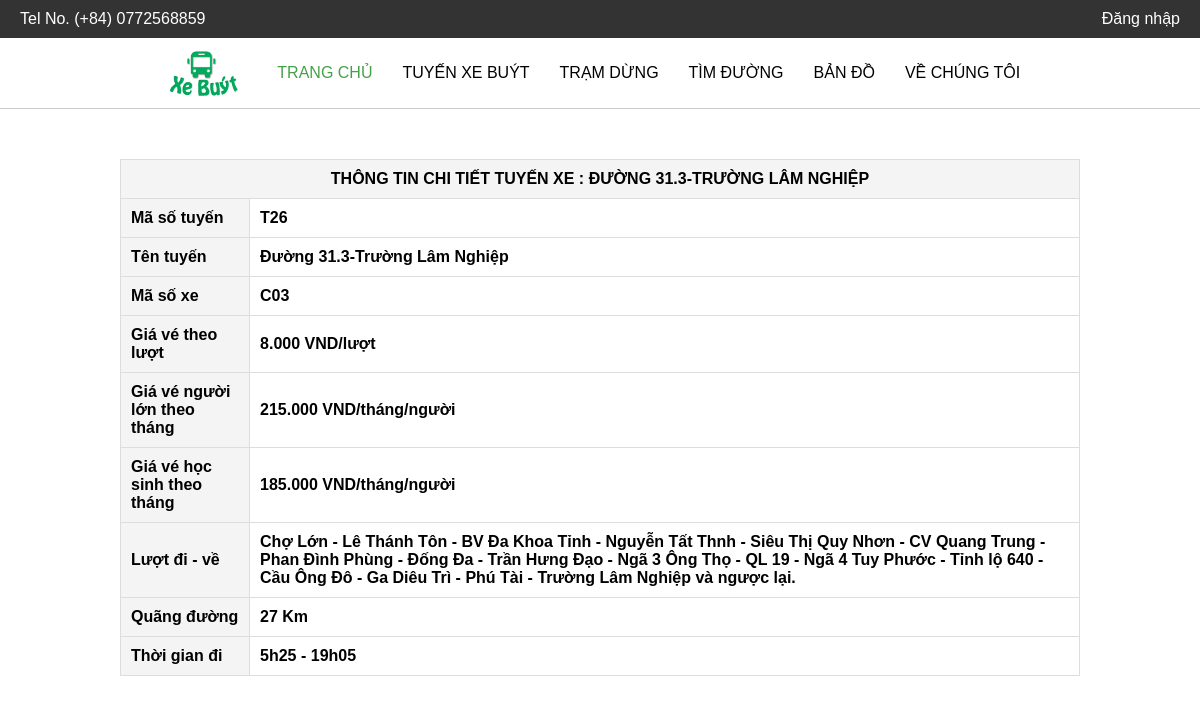
/?option=routes&route_id=3, run on the app's committed database.
### tables this page shows
CREATE TABLE `routes` (
  `id` int(11) NOT NULL,
  `tuyen` varchar(255) NOT NULL,
  `lo_trinh` text NOT NULL,
  `cu_ly` float NOT NULL,
  `gia_ve_luot` float NOT NULL,
  `gia_ve_thang_nguoi_lon` float DEFAULT NULL,
  `gia_ve_thang_hoc_sinh` float DEFAULT NULL,
  `tan_suat` varchar(255) DEFAULT NULL,
  `thoi_gian_hoat_dong` varchar(255) DEFAULT NULL,
  `ma_so_xe` varchar(5) DEFAULT NULL
);

### includes/routes.php (the view, shortened to what this page needs)
<?php
if (isset($_GET['route_id'])) {
    $route_id = intval($_GET['route_id']);
    $query = "SELECT * FROM routes WHERE id = $route_id";
    $result = $connect->query($query);
    if ($result->num_rows > 0) {
        $route = $result->fetch_assoc();
    } else {
        echo "<p>Không tìm thấy tuyến xe.</p>";
        exit();
    }
} else {
    echo "<p>Không tìm thấy tuyến xe.</p>";
    exit();
}
?>
<!DOCTYPE html>
        <html lang="vi">
        <head>
            <link rel="stylesheet" href="https://cdnjs.cloudflare.com/ajax/libs/font-awesome/5.15.4/css/all.min.css" />
            <link rel="stylesheet" href="css/styles.css">
        </head>
        <body>
        <div class="route-info">
            <table class="bus">
                <tbody>
                    <tr class="header">
                        <td colspan="2">Thông tin chi tiết tuyến xe : <?php echo substr($route['tuyen'], 4); ?></td>
                    </tr>
                    <tr>
                        <td>Mã số tuyến</td>
                        <td><strong><?php echo substr($route['tuyen'], 0, 3); ?></strong></td>
                    </tr>
                    <tr>
                        <td>Tên tuyến</td>
                        <td><b><?php echo substr($route['tuyen'], 4); ?></b></td>
                    </tr>
                    <tr>
                        <td>Mã số xe</td>
                        <td> <b><?php echo $route['ma_so_xe']; ?></b></td>
                    </tr>
                    <tr>
                        <td>Giá vé theo lượt</td>
                        <td><b><?php echo number_format($route['gia_ve_luot'],0,',','.'); ?> VND/lượt</b></td>
                    </tr>
                    <tr>
                        <td>Giá vé người lớn theo tháng</td>
                        <td><b><?php echo number_format($route['gia_ve_thang_nguoi_lon'],0,',','.'); ?> VND/tháng/người</b></td>
                    </tr>
                    <tr>
                        <td>Giá vé học sinh theo tháng</td>
                        <td><b><?php echo number_format($route['gia_ve_thang_hoc_sinh'],0,',','.'); ?> VND/tháng/người</b></td>
                    </tr>
                    <tr>
                        <td>Lượt đi - về</td>
                        <td><b><?php echo $route['lo_trinh']; ?> và ngược lại.</b></td>
                    </tr>
                    <tr>
                        <td>Quãng đường</td>
                        <td> <b><?php echo $route['cu_ly']; ?> Km</b></td>
                    </tr>
                    <tr>
                        <td>Thời gian đi</td>
                        <td><b><?php echo $route['thoi_gian_hoat_dong'] ?></b></td>
                    </tr>
                </tbody>
            </table>
        </div>
        </body>
        </html>

### css/styles.css (style rules this page uses)
body { margin: 0; font-family: Arial, sans-serif; }

### includes/routes.php (style rules this page uses)
body { font-family: Arial, sans-serif; }
.bus { width: 80%; margin: 50px auto; border-collapse: collapse; }
.bus tbody tr td { padding: 10px; border: 1px solid #ddd; }
.bus tbody tr td strong, .bus tbody tr td b { font-weight: bold; }
.bus tbody tr td:first-child { font-weight: bold; background-color: #f4f4f4; }
.bus tbody tr.header td { text-align: center; text-transform: uppercase; }

### data on the page
routes: tuyen "ĐƯỜNG 31.3-TRƯỜNG LÂM NGHIỆP", tuyen "T26", tuyen "Đường 31.3-Trường Lâm Nghiệp", ma_so_xe "C03", gia_ve_luot "8.000", gia_ve_thang_nguoi_lon "215.000", gia_ve_thang_hoc_sinh "185.000", lo_trinh "Chợ Lớn - Lê Thánh Tôn - BV Đa Khoa Tỉnh - Nguyễn Tất Thnh - Siêu Thị Quy Nhơn - CV Quang Trung - Phan Đình Phùng - Đống Đa - Trần Hưng Đạo - Ngã 3 Ông Thọ - QL 19 - Ngã 4 Tuy Phước - Tỉnh lộ 640 - Cầu Ông Đô - Ga Diêu Trì - Phú Tài - Trường Lâm Nghiệp", cu_ly "27", thoi_gian_hoat_dong "5h25 - 19h05"
